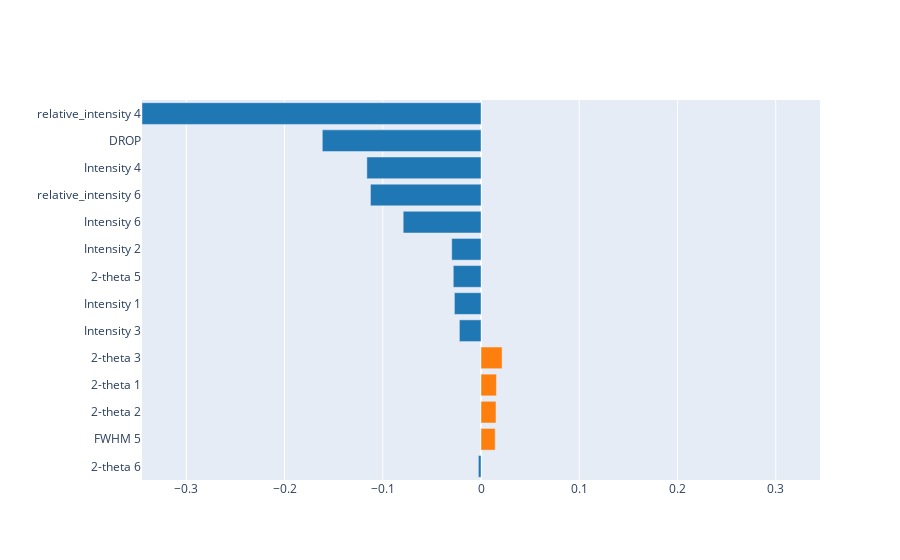

Notebook code for this chart:
### Code cell
#interpret_model(rf, plot='correlation')
interpret_model(rf, plot='pfi')

### Figure 1 — Plotly figure (JSON) as saved in the notebook; plotly's stock layout.template omitted (floating-point values rounded to 4 significant figures)
{"data": [{"marker": {"color": ["#1f77b4", "#ff7f0e", "#ff7f0e", "#ff7f0e", "#ff7f0e", "#1f77b4", "#1f77b4", "#1f77b4", "#1f77b4", "#1f77b4", "#1f77b4", "#1f77b4", "#1f77b4", "#1f77b4"]}, "orientation": "h", "type": "bar", "x": [-0.002681, 0.01447, 0.01525, 0.01572, 0.02145, -0.02201, -0.02708, -0.02822, -0.0298, -0.07919, -0.1125, -0.1162, -0.1615, -0.345], "y": ["2-theta 6", "FWHM 5", "2-theta 2", "2-theta 1", "2-theta 3", "Intensity 3", "Intensity 1", "2-theta 5", "Intensity 2", "Intensity 6", "relative_intensity 6", "Intensity 4", "DROP", "relative_intensity 4"]}], "layout": {"title": {"text": ""}, "xaxis": {"range": [-0.345, 0.345], "title": {"text": ""}}, "yaxis": {"automargin": true, "dtick": 1, "title": {"text": ""}}}}
